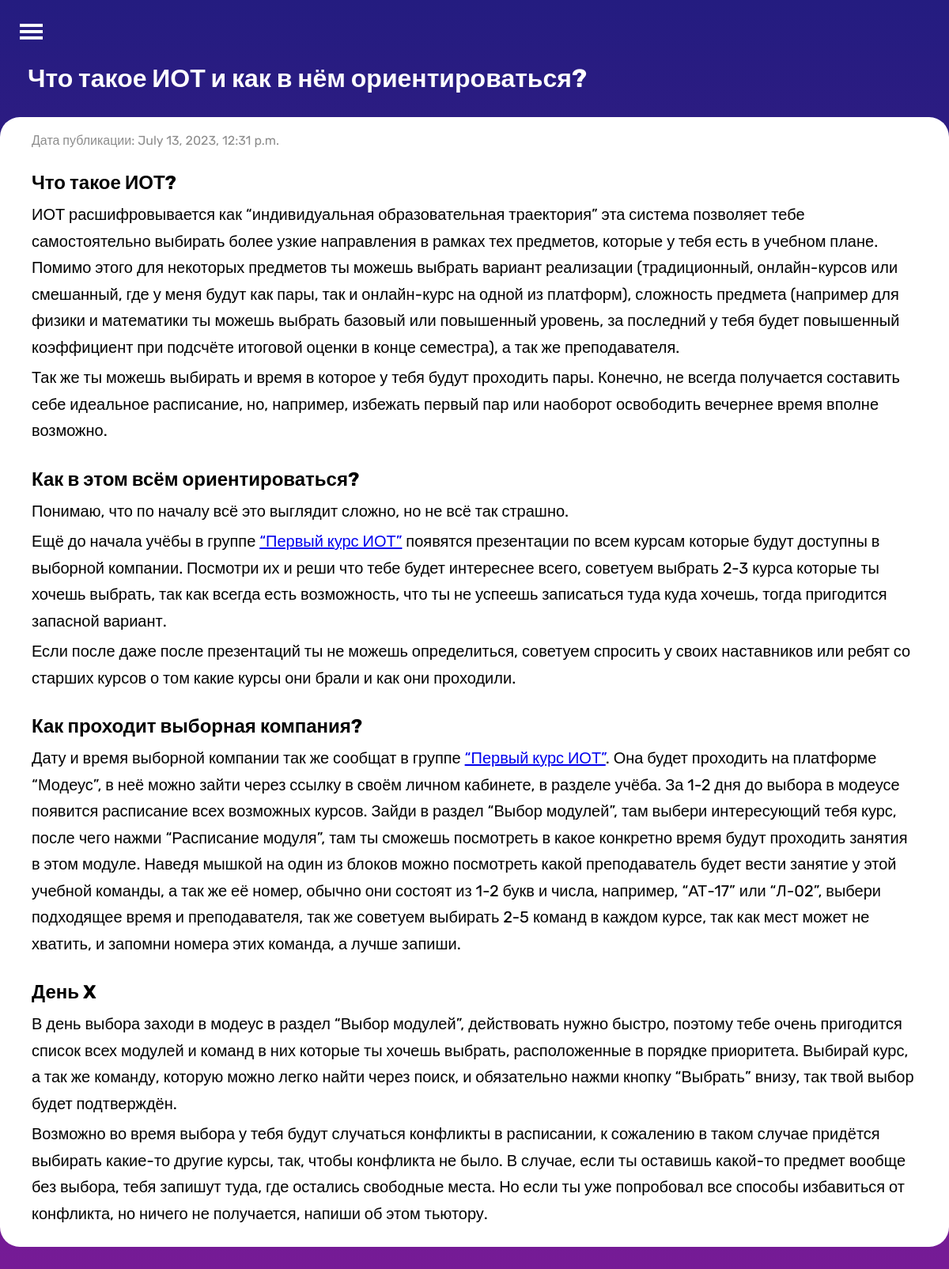
Page /article/3/ on the committed database.
### RTFwebsiteApp/models.py (models this page shows, shortened)
class Article(models.Model):
    title = models.CharField(max_length=200)
    content = models.TextField()
    publication_date = models.DateTimeField(auto_now_add=True)

### RTFwebsiteApp/views.py (the view)
# urls.py: path('article/<int:pk>/', views.article_detail, name='article_detail'),
def article_detail(request, pk):
    article = get_object_or_404(Article, pk=pk)
    return render(request, 'article_detail.html', {'article': article})

### RTFwebsiteApp/templates/article_detail.html (shortened to what this page needs)
{% extends 'base.html' %}
{% load static %}
{% block head %}<link rel="stylesheet" href="{% static 'styles/main_page.css' %}">{% endblock head %}
{% block main %}
    <main class="main">
        <div class="main__header">
            <h1>{{ article.title }}</h1>
        </div>
        <div class="main__article-text">
            <span class="main__publish-date">Дата публикации: {{ article.publication_date }}</span>
            <p>{{ article.content|safe }}</p>
        </div>
    </main>
{% endblock main %}

### RTFwebsiteApp/static/styles/style.css (style rules this page uses)
* { margin: 0; padding: 0; }
body { font-family: 'Inter', sans-serif; font-family: 'Open Sans', sans-serif; font-family: 'Rubik', sans-serif; color: #FFFFFF; background: linear-gradient(#241C80, #761B96) no-repeat; background-attachment: fixed; }
html, body { height: 100%; }
.main__article-text { max-width: 1200px; margin: 30px auto; background-color: #FFFFFF; border-radius: 25px; color: #000; padding: 20px 40px; }
.main__header { margin-top: 30px; margin-left: 35px; }
.main__block h3, .main__article-text h3 { font-size: 24px; font-style: normal; font-weight: 700; line-height: normal; }
.main__article-text h3 { margin-top: 30px; margin-bottom: 10px; }
.main__block p, .main__block ul, .main__article-text p { font-size: 20px; font-style: normal; font-weight: 400; line-height: 33.5px; }
.main__publish-date { font-size: 16px; font-style: normal; font-weight: 400; }
.main__article-text p { margin-top: 5px; }
.tip, .main__publish-date { color: rgba(0, 0, 0, 0.45); }

### rows in the picture
Article: title "Что такое ИОТ и как в нём ориентироваться?", publication_date "July 13, 2023, 12:31 p.m.", content "Что такое ИОТ? ИОТ расшифровывается как “индивидуальная образовательная траектория” эта система позволяет тебе самостоятельно выбирать более узкие направления в рамках тех предметов, которые у тебя есть в учебном плане. Помимо этого для некоторых предметов ты можешь выбрать вариант реализации (традиционный, онлайн-курсов или смешанный, где у меня будут как пары, так и онлайн-курс на одной из платформ), сложность предмета (например для физики и математики ты можешь выбрать базовый или повышенный уровень, за последний у тебя будет повышенный коэффициент при подсчёте итоговой оценки в конце семестра), а так же преподавателя. Так же ты можешь выбирать и время в которое у тебя будут проходить…"
